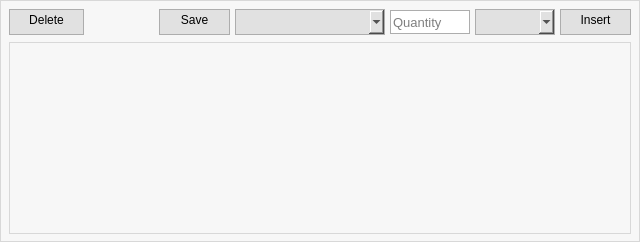
             <widget class="QGroupBox" name="grpObser">
              <property name="minimumSize">
               <size>
                <width>640</width>
                <height>205</height>
               </size>
              </property>
              <property name="maximumSize">
               <size>
                <width>16777215</width>
                <height>250</height>
               </size>
              </property>
              <property name="styleSheet">
               <string notr="true">background-color: #F7F7F7;
border-style:solid;
border-width: 1px;
border-color: #D8D8D8;</string>
              </property>
              <property name="title">
               <string/>
              </property>
              <property name="flat">
               <bool>false</bool>
              </property>
              <layout class="QVBoxLayout" name="verticalLayout_8">
               <property name="spacing">
                <number>7</number>
               </property>
               <property name="leftMargin">
                <number>8</number>
               </property>
               <property name="topMargin">
                <number>8</number>
               </property>
               <property name="rightMargin">
                <number>8</number>
               </property>
               <property name="bottomMargin">
                <number>7</number>
               </property>
               <item>
                <layout class="QHBoxLayout" name="horizontalLayout_3">
                 <property name="spacing">
                  <number>5</number>
                 </property>
                 <item>
                  <widget class="QPushButton" name="pushButton">
                   <property name="minimumSize">
                    <size>
                     <width>75</width>
                     <height>26</height>
                    </size>
                   </property>
                   <property name="maximumSize">
                    <size>
                     <width>75</width>
                     <height>26</height>
                    </size>
                   </property>
                   <property name="styleSheet">
                    <string notr="true">QPushButton {
  border: 1px solid #ADADAD;
  opacity: 1;
  text-align: center;
  font: BOLD 13px &quot;Segoe UI&quot;;
  color: #000000;
  background: #E1E1E1;
  margin: 0;
  padding-bottom:4px;
}
QPushButton:hover{
  color: #000000;
  background-color: #E5F1FB;
  border-color: #0078D7;
}
QPushButton:focus{
  #box-shadow: none, 0 0 0 0.2rem rgba(0, 188, 212, 0.5);
}
QPushButton:disabled {
  color: #ffffff;
  background-color: #00bcd4;
  border-color: #00bcd4;
}</string>
                   </property>
                   <property name="text">
                    <string>Delete</string>
                   </property>
                  </widget>
                 </item>
                 <item>
                  <spacer name="horizontalSpacer_7">
                   <property name="orientation">
                    <enum>Qt::Horizontal</enum>
                   </property>
                   <property name="sizeHint" stdset="0">
                    <size>
                     <width>40</width>
                     <height>20</height>
                    </size>
                   </property>
                  </spacer>
                 </item>
                 <item>
                  <widget class="QPushButton" name="export_2">
                   <property name="minimumSize">
                    <size>
                     <width>71</width>
                     <height>26</height>
                    </size>
                   </property>
                   <property name="maximumSize">
                    <size>
                     <width>71</width>
                     <height>26</height>
                    </size>
                   </property>
                   <property name="styleSheet">
                    <string notr="true">QPushButton {
  border: 1px solid #ADADAD;
  opacity: 1;
  text-align: center;
  font: BOLD 13px &quot;Segoe UI&quot;;
  color: #000000;
  background: #E1E1E1;
  margin: 0;
  padding-bottom:4px;
}
QPushButton:hover{
  color: #000000;
  background-color: #E5F1FB;
  border-color: #0078D7;
}
QPushButton:focus{
  #box-shadow: none, 0 0 0 0.2rem rgba(0, 188, 212, 0.5);
}
QPushButton:disabled {
  color: #ffffff;
  background-color: #00bcd4;
  border-color: #00bcd4;
}</string>
                   </property>
                   <property name="text">
                    <string>Save</string>
                   </property>
                  </widget>
                 </item>
                 <item>
                  <widget class="QComboBox" name="comboBox_2">
                   <property name="sizePolicy">
                    <sizepolicy hsizetype="Fixed" vsizetype="Fixed">
                     <horstretch>0</horstretch>
                     <verstretch>0</verstretch>
                    </sizepolicy>
                   </property>
                   <property name="minimumSize">
                    <size>
                     <width>150</width>
                     <height>26</height>
                    </size>
                   </property>
                   <property name="maximumSize">
                    <size>
                     <width>150</width>
                     <height>26</height>
                    </size>
                   </property>
                   <property name="styleSheet">
                    <string notr="true">QComboBox
{
font-size:  13px;
font-style: regular;
font-family: &quot;Segoe UI&quot;;
border: 1px solid #ADADAD;
background-color: #E1E1E1;
}
QComboBox::drop-down
{
     subcontrol-origin: padding;
     subcontrol-position: top right;
     width: 15px;
     color: white;
 }
QComboBox QAbstractItemView
{
    border: 2px solid darkgray;
    color: black;
    background-color:white;
}</string>
                   </property>
                  </widget>
                 </item>
                 <item>
                  <widget class="QLineEdit" name="quantity">
                   <property name="minimumSize">
                    <size>
                     <width>80</width>
                     <height>24</height>
                    </size>
                   </property>
                   <property name="maximumSize">
                    <size>
                     <width>80</width>
                     <height>24</height>
                    </size>
                   </property>
                   <property name="styleSheet">
                    <string notr="true">font-size:  13px;
font-style: regular;
font-family: &quot;Segoe UI&quot;;
border: 1px solid #ADADAD;
background-color: #FFFFFF;</string>
                   </property>
                   <property name="text">
                    <string/>
                   </property>
                   <property name="placeholderText">
                    <string>Quantity</string>
                   </property>
                  </widget>
                 </item>
                 <item>
                  <widget class="QComboBox" name="comboBox_3">
                   <property name="sizePolicy">
                    <sizepolicy hsizetype="Fixed" vsizetype="Fixed">
                     <horstretch>0</horstretch>
                     <verstretch>0</verstretch>
                    </sizepolicy>
                   </property>
                   <property name="minimumSize">
                    <size>
                     <width>80</width>
                     <height>26</height>
                    </size>
                   </property>
                   <property name="maximumSize">
                    <size>
                     <width>80</width>
                     <height>26</height>
                    </size>
                   </property>
                   <property name="styleSheet">
                    <string notr="true">QComboBox
{
font-size:  13px;
font-style: regular;
font-family: &quot;Segoe UI&quot;;
border: 1px solid #ADADAD;
background-color: #E1E1E1;
}
QComboBox::drop-down
{
     subcontrol-origin: padding;
     subcontrol-position: top right;
     width: 15px;
     color: white;
 }
QComboBox QAbstractItemView
{
    border: 2px solid darkgray;
    color: black;
    background-color:white;
}</string>
                   </property>
                  </widget>
                 </item>
                 <item>
                  <widget class="QPushButton" name="insertButton">
                   <property name="minimumSize">
                    <size>
                     <width>71</width>
                     <height>26</height>
                    </size>
                   </property>
                   <property name="maximumSize">
                    <size>
                     <width>71</width>
                     <height>26</height>
                    </size>
                   </property>
                   <property name="styleSheet">
                    <string notr="true">QPushButton {
  border: 1px solid #ADADAD;
  opacity: 1;
  text-align: center;
  font: BOLD 13px &quot;Segoe UI&quot;;
  color: #000000;
  background: #E1E1E1;
  margin: 0;
  padding-bottom:4px;
}
QPushButton:hover{
  color: #000000;
  background-color: #E5F1FB;
  border-color: #0078D7;
}
QPushButton:focus{
  #box-shadow: none, 0 0 0 0.2rem rgba(0, 188, 212, 0.5);
}
QPushButton:disabled {
  color: #ffffff;
  background-color: #00bcd4;
  border-color: #00bcd4;
}</string>
                   </property>
                   <property name="text">
                    <string>Insert</string>
                   </property>
                  </widget>
                 </item>
                </layout>
               </item>
               <item>
                <widget class="QTableWidget" name="Observations">
                 <property name="minimumSize">
                  <size>
                   <width>570</width>
                   <height>133</height>
                  </size>
                 </property>
                 <property name="font">
                  <font>
                   <family>Segoe UI</family>
                   <weight>50</weight>
                   <italic>false</italic>
                   <bold>false</bold>
                  </font>
                 </property>
                 <property name="styleSheet">
                  <string notr="true">QHeaderView::section {
	background-color: #F7F7F7;
	text-align: left;
	border-color: #E2E2E2;
}
</string>
                 </property>
                 <property name="alternatingRowColors">
                  <bool>true</bool>
                 </property>
                </widget>
               </item>
               <item>
                <layout class="QHBoxLayout" name="horizontalLayout_4"/>
               </item>
              </layout>
             </widget>
